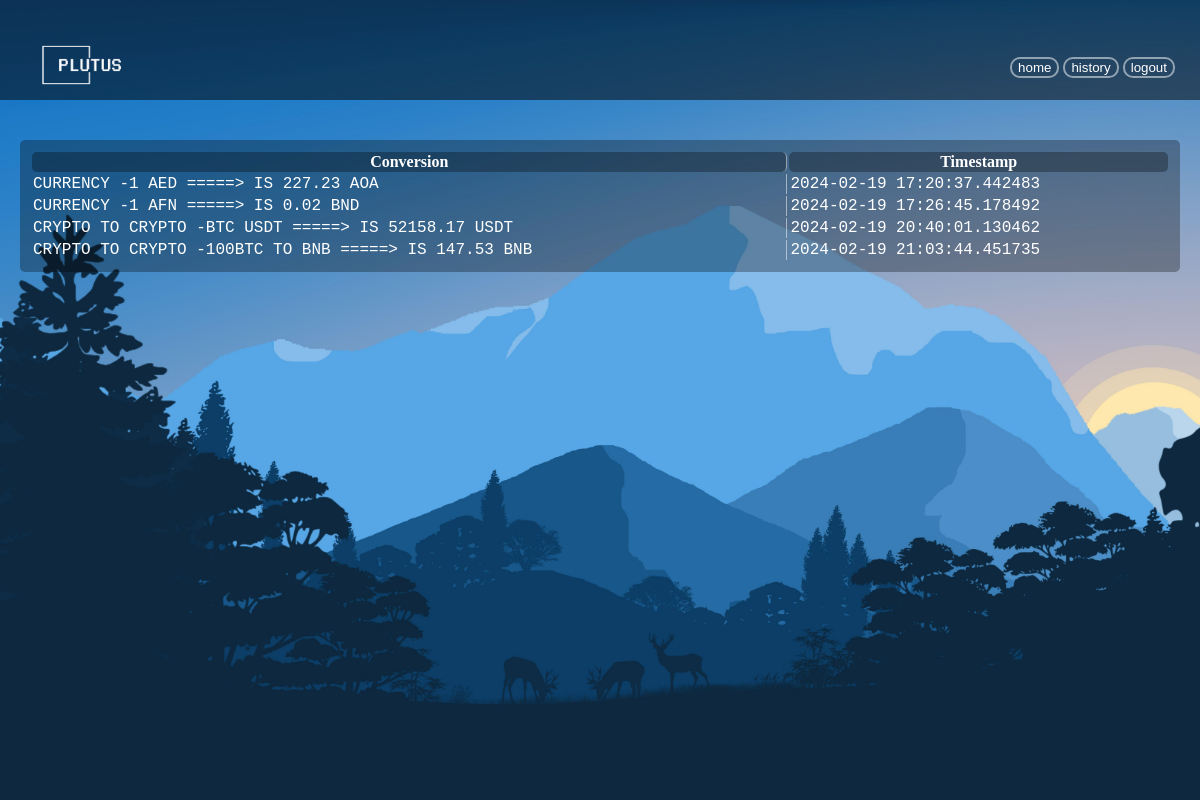
Screenshot of /history (signed in) with the database file from the repository.
### tables this page shows
CREATE TABLE "conv" (
	"name"	BLOB,
	"conerter"	BLOB,
	"time"	BLOB
);

### app.py (the view)
@app.route("/history",methods =["POST","GET"])
def history():
	if request.method == "GET":
		name = session["user"]
		conn = sqlite3.connect("database.db")
		cur = conn.cursor()
		cur.execute("SELECT conerter,time FROM conv WHERE name ='{}'".format(name))
		data = cur.fetchall()
		print(data)
		if name == session["user"]:
			return render_template("history.html",data_list = data)
		else:
			return "404"
	else:
		return "ERROR!"

### templates/history.html (shortened to what this page needs)
<!DOCTYPE html>
<html lang="en">
<head>
</head>
<body>
    <div class="image">
   <nav class="navbar">
        <div class="navdiv" >
            <div class="logo">
                                          <img
        src="static/logo1.png"
        alt="logo"
        style="height: 50px; width: 100px; margin: 15px"
      />
            </div>
            <ul>
                <li>
                    <form action="/home" method="post">
                        <button type="submit"style="background-color: rgb(240, 248, 255,0); color:white; border:2px solid rgba(255, 255, 255,0.5);border-radius: 10px;">home</button>
                    </form>
                </li>
                <li>
                    <form action="/history" method="post">
                        <button type="submit"style="background-color: rgb(240, 248, 255,0); color:white; border:2px solid rgba(255, 255, 255,0.5);border-radius: 10px;">history</button>
                    </form>
                </li>
                <li>
                    <form action="/logout" method="post">
                        <button type="submit"style="background-color: rgb(240, 248, 255,0); color:white; border:2px solid rgba(255, 255, 255,0.5);border-radius: 10px;">logout</button>
                    </form>
                </li>
            </ul>
        </div>
    </nav>
        <div style="padding:20px;">
    <table style="margin-top: 20px; padding:10px; color: rgb(255, 255, 255); width:100%; background-color: rgb(0, 0, 0,0.3); border-radius: 5px;">
        <thead style="background-color: rgba(0, 0, 0, 0.3); border-radius: 5px;">
            <tr>
                <th scope="col" style="text-align: center; border-right:1px solid rgb(255, 255, 255,0.5); border-radius: 5px;">Conversion</th>
                <th scope="col" style="text-align: center; border-radius: 5px;">Timestamp</th>
            </tr>
        </thead>
        <tbody>
            {% for d in data_list %}
            <tr>
                <td style="border-right:1px solid rgb(255, 255, 255,0.5);font-family: 'Courier New', Courier, monospace;">{{d[0]}}</td>
                <td style="font-family: 'Courier New', Courier, monospace;">{{d[1]}}</td>
            </tr>
            {% endfor %}
        </tbody>
    </table>
    </div>
    </div>
</body>
</html>

### templates/history.html (style rules this page uses)
body { margin:0px; padding:0px; }
.navbar { background-color: rgb(0, 0, 0,0.5); width:100%; height:100px; }
* { text-decoration:none ; }
.navdiv { display:flex; align-items: center; justify-content: space-between; padding:25px; }
li { list-style: none; display:inline-block; }
.image { background-image: url("static/temp.jpg"); height:100vh; background-size: cover; background-repeat: no-repeat; }

### rows the page displays
conv: conerter "CURRENCY -1 AED =====> IS 227.23 AOA", time "2024-02-19 17:20:37.442483"
conv: conerter "CURRENCY -1 AFN =====> IS 0.02 BND", time "2024-02-19 17:26:45.178492"
conv: conerter "CRYPTO TO CRYPTO -BTC USDT =====> IS 52158.17 USDT", time "2024-02-19 20:40:01.130462"
conv: conerter "CRYPTO TO CRYPTO -100BTC TO BNB =====> IS 147.53 BNB", time "2024-02-19 21:03:44.451735"
